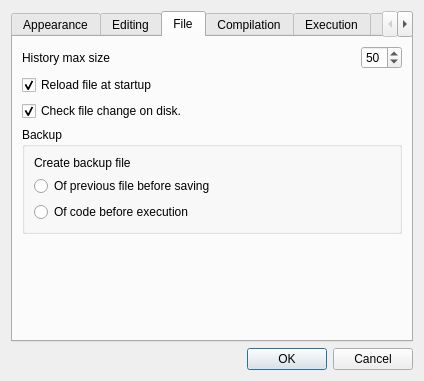
<?xml version="1.0" encoding="UTF-8"?>
<ui version="4.0">
 <class>PreferenceDialog</class>
 <widget class="QDialog" name="PreferenceDialog">
  <property name="geometry">
   <rect>
    <x>0</x>
    <y>0</y>
    <width>424</width>
    <height>368</height>
   </rect>
  </property>
  <property name="windowTitle">
   <string>Preferences</string>
  </property>
  <layout class="QVBoxLayout" name="verticalLayout_4">
   <item>
    <widget class="QTabWidget" name="prefTab">
     <property name="currentIndex">
      <number>2</number>
     </property>
     <widget class="QWidget" name="tabAppearance">
      <attribute name="title">
       <string>Appearance</string>
      </attribute>
      <layout class="QVBoxLayout" name="verticalLayout_2">
       <item>
        <widget class="QGroupBox" name="groupBox">
         <property name="title">
          <string>ToolBar</string>
         </property>
         <layout class="QHBoxLayout" name="horizontalLayout">
          <item>
           <widget class="QLabel" name="label">
            <property name="text">
             <string>Show</string>
            </property>
           </widget>
          </item>
          <item>
           <spacer name="horizontalSpacer">
            <property name="orientation">
             <enum>Qt::Horizontal</enum>
            </property>
            <property name="sizeHint" stdset="0">
             <size>
              <width>95</width>
              <height>20</height>
             </size>
            </property>
           </spacer>
          </item>
          <item>
           <widget class="QComboBox" name="toolbarAppEdit">
            <item>
             <property name="text">
              <string>Icons</string>
             </property>
            </item>
            <item>
             <property name="text">
              <string>Texts</string>
             </property>
            </item>
            <item>
             <property name="text">
              <string>Icons and texts</string>
             </property>
            </item>
            <item>
             <property name="text">
              <string>Texts below icons</string>
             </property>
            </item>
           </widget>
          </item>
         </layout>
        </widget>
       </item>
       <item>
        <widget class="QGroupBox" name="groupBox_2">
         <property name="title">
          <string>Text Editor</string>
         </property>
         <layout class="QGridLayout" name="gridLayout">
          <item row="0" column="0">
           <widget class="QLabel" name="label_2">
            <property name="text">
             <string>Font Family</string>
            </property>
           </widget>
          </item>
          <item row="0" column="1">
           <spacer name="horizontalSpacer_2">
            <property name="orientation">
             <enum>Qt::Horizontal</enum>
            </property>
            <property name="sizeHint" stdset="0">
             <size>
              <width>52</width>
              <height>20</height>
             </size>
            </property>
           </spacer>
          </item>
          <item row="0" column="2">
           <widget class="QFontComboBox" name="fontFamilyEdit">
            <property name="currentFont">
             <font>
              <family>Abadi MT Condensed Extra Bold</family>
             </font>
            </property>
           </widget>
          </item>
          <item row="1" column="0">
           <widget class="QLabel" name="label_3">
            <property name="text">
             <string>Font Size</string>
            </property>
           </widget>
          </item>
          <item row="1" column="1">
           <spacer name="horizontalSpacer_3">
            <property name="orientation">
             <enum>Qt::Horizontal</enum>
            </property>
            <property name="sizeHint" stdset="0">
             <size>
              <width>52</width>
              <height>20</height>
             </size>
            </property>
           </spacer>
          </item>
          <item row="1" column="2">
           <widget class="QSpinBox" name="fontSizeEdit">
            <property name="minimum">
             <number>6</number>
            </property>
            <property name="maximum">
             <number>20</number>
            </property>
            <property name="value">
             <number>8</number>
            </property>
           </widget>
          </item>
         </layout>
        </widget>
       </item>
       <item>
        <spacer name="verticalSpacer">
         <property name="orientation">
          <enum>Qt::Vertical</enum>
         </property>
         <property name="sizeHint" stdset="0">
          <size>
           <width>20</width>
           <height>22</height>
          </size>
         </property>
        </spacer>
       </item>
      </layout>
     </widget>
     <widget class="QWidget" name="tabEditing">
      <attribute name="title">
       <string>Editing</string>
      </attribute>
      <layout class="QVBoxLayout" name="verticalLayout_5">
       <item>
        <widget class="QGroupBox" name="groupBox_4">
         <property name="title">
          <string>Tabulation</string>
         </property>
         <layout class="QGridLayout" name="gridLayout_2">
          <item row="0" column="0" colspan="2">
           <widget class="QCheckBox" name="spaceForTabEdit">
            <property name="text">
             <string>Replace by spaces</string>
            </property>
           </widget>
          </item>
          <item row="1" column="0">
           <widget class="QLabel" name="label_4">
            <property name="text">
             <string>Tab size</string>
            </property>
           </widget>
          </item>
          <item row="1" column="1">
           <spacer name="horizontalSpacer_4">
            <property name="orientation">
             <enum>Qt::Horizontal</enum>
            </property>
            <property name="sizeHint" stdset="0">
             <size>
              <width>143</width>
              <height>20</height>
             </size>
            </property>
           </spacer>
          </item>
          <item row="1" column="2">
           <widget class="QSpinBox" name="tabSizeEdit">
            <property name="minimum">
             <number>1</number>
            </property>
            <property name="value">
             <number>2</number>
            </property>
           </widget>
          </item>
         </layout>
        </widget>
       </item>
       <item>
        <spacer name="verticalSpacer_4">
         <property name="orientation">
          <enum>Qt::Vertical</enum>
         </property>
         <property name="sizeHint" stdset="0">
          <size>
           <width>20</width>
           <height>90</height>
          </size>
         </property>
        </spacer>
       </item>
      </layout>
     </widget>
     <widget class="QWidget" name="tabFile">
      <attribute name="title">
       <string>File</string>
      </attribute>
      <layout class="QGridLayout" name="gridLayout_3">
       <item row="0" column="0">
        <widget class="QLabel" name="label_5">
         <property name="text">
          <string>History max size</string>
         </property>
        </widget>
       </item>
       <item row="0" column="1">
        <spacer name="horizontalSpacer_5">
         <property name="orientation">
          <enum>Qt::Horizontal</enum>
         </property>
         <property name="sizeHint" stdset="0">
          <size>
           <width>123</width>
           <height>20</height>
          </size>
         </property>
        </spacer>
       </item>
       <item row="0" column="2">
        <widget class="QSpinBox" name="historySizeEdit">
         <property name="minimum">
          <number>1</number>
         </property>
         <property name="value">
          <number>50</number>
         </property>
        </widget>
       </item>
       <item row="1" column="0" colspan="2">
        <widget class="QCheckBox" name="startupReloadEdit">
         <property name="text">
          <string>Reload file at startup</string>
         </property>
         <property name="checked">
          <bool>true</bool>
         </property>
        </widget>
       </item>
       <item row="2" column="0" colspan="2">
        <widget class="QCheckBox" name="fileMonitoringEdit">
         <property name="text">
          <string>Check file change on disk.</string>
         </property>
         <property name="checked">
          <bool>true</bool>
         </property>
        </widget>
       </item>
       <item row="3" column="0" colspan="3">
        <widget class="QGroupBox" name="groupBox_7">
         <property name="title">
          <string>Backup</string>
         </property>
         <layout class="QVBoxLayout" name="verticalLayout">
          <item>
           <widget class="QLabel" name="label_6">
            <property name="text">
             <string>Create backup file</string>
            </property>
           </widget>
          </item>
          <item>
           <widget class="QRadioButton" name="fileBackupEdit">
            <property name="text">
             <string>Of previous file before saving</string>
            </property>
            <property name="autoExclusive">
             <bool>false</bool>
            </property>
           </widget>
          </item>
          <item>
           <widget class="QRadioButton" name="codeBackupEdit">
            <property name="text">
             <string>Of code before execution</string>
            </property>
            <property name="autoExclusive">
             <bool>false</bool>
            </property>
           </widget>
          </item>
         </layout>
        </widget>
       </item>
       <item row="4" column="1">
        <spacer name="verticalSpacer_3">
         <property name="orientation">
          <enum>Qt::Vertical</enum>
         </property>
         <property name="sizeHint" stdset="0">
          <size>
           <width>20</width>
           <height>3</height>
          </size>
         </property>
        </spacer>
       </item>
      </layout>
     </widget>
     <widget class="QWidget" name="tab">
      <attribute name="title">
       <string>Compilation</string>
      </attribute>
      <layout class="QVBoxLayout" name="verticalLayout_6">
       <item>
        <widget class="QGroupBox" name="groupBox_6">
         <property name="title">
          <string>Parsing</string>
         </property>
         <layout class="QHBoxLayout" name="horizontalLayout_4">
          <item>
           <widget class="QCheckBox" name="pycodeDebugEdit">
            <property name="text">
             <string>Show python code for debug.</string>
            </property>
           </widget>
          </item>
         </layout>
        </widget>
       </item>
       <item>
        <widget class="QGroupBox" name="groupBox_8">
         <property name="title">
          <string>Cython</string>
         </property>
         <layout class="QHBoxLayout" name="horizontalLayout_5">
          <property name="spacing">
           <number>0</number>
          </property>
          <item>
           <widget class="QLabel" name="label_7">
            <property name="text">
             <string>GCC Path</string>
            </property>
           </widget>
          </item>
          <item>
           <widget class="QLineEdit" name="gccPathEdit">
            <property name="sizePolicy">
             <sizepolicy hsizetype="Maximum" vsizetype="Fixed">
              <horstretch>2</horstretch>
              <verstretch>0</verstretch>
             </sizepolicy>
            </property>
           </widget>
          </item>
          <item>
           <widget class="QPushButton" name="gccPathButton">
            <property name="sizePolicy">
             <sizepolicy hsizetype="Fixed" vsizetype="Fixed">
              <horstretch>0</horstretch>
              <verstretch>0</verstretch>
             </sizepolicy>
            </property>
            <property name="maximumSize">
             <size>
              <width>30</width>
              <height>16777215</height>
             </size>
            </property>
            <property name="text">
             <string>...</string>
            </property>
           </widget>
          </item>
         </layout>
        </widget>
       </item>
       <item>
        <spacer name="verticalSpacer_5">
         <property name="orientation">
          <enum>Qt::Vertical</enum>
         </property>
         <property name="sizeHint" stdset="0">
          <size>
           <width>18</width>
           <height>54</height>
          </size>
         </property>
        </spacer>
       </item>
      </layout>
     </widget>
     <widget class="QWidget" name="tabExecution">
      <attribute name="title">
       <string>Execution</string>
      </attribute>
      <layout class="QVBoxLayout" name="verticalLayout_3">
       <item>
        <widget class="QGroupBox" name="groupBox_3">
         <property name="title">
          <string>Threading</string>
         </property>
         <layout class="QHBoxLayout" name="horizontalLayout_2">
          <item>
           <widget class="QCheckBox" name="useThreadEdit">
            <property name="text">
             <string>Use thread (Experimental).</string>
            </property>
           </widget>
          </item>
         </layout>
        </widget>
       </item>
       <item>
        <widget class="QGroupBox" name="visuCheckBoxLayout">
         <property name="title">
          <string>Visualization</string>
         </property>
         <layout class="QVBoxLayout" name="verticalLayout_9">
          <item>
           <widget class="QCheckBox" name="fitViewAnimateEdit">
            <property name="text">
             <string>Fit last view before Animation.</string>
            </property>
            <property name="checked">
             <bool>true</bool>
            </property>
           </widget>
          </item>
          <item>
           <widget class="QCheckBox" name="fitViewRunEdit">
            <property name="text">
             <string>Fit view before Run and Step.</string>
            </property>
            <property name="checked">
             <bool>true</bool>
            </property>
           </widget>
          </item>
          <item>
           <widget class="QCheckBox" name="integratedViewEdit">
            <property name="text">
             <string>Integrated viewer</string>
            </property>
           </widget>
          </item>
          <item>
           <widget class="QCheckBox" name="visuInfoEdit">
            <property name="text">
             <string>Display info at run</string>
            </property>
           </widget>
          </item>
         </layout>
        </widget>
       </item>
       <item>
        <widget class="QGroupBox" name="textOutputBox">
         <property name="title">
          <string>Text Output</string>
         </property>
         <layout class="QVBoxLayout" name="verticalLayout_10">
          <property name="spacing">
           <number>0</number>
          </property>
          <property name="topMargin">
           <number>4</number>
          </property>
          <property name="bottomMargin">
           <number>4</number>
          </property>
          <item>
           <widget class="QRadioButton" name="LPyConsoleButton">
            <property name="text">
             <string>LPy Console</string>
            </property>
            <property name="checked">
             <bool>true</bool>
            </property>
            <property name="autoExclusive">
             <bool>false</bool>
            </property>
           </widget>
          </item>
          <item>
           <widget class="QRadioButton" name="systemConsoleButton">
            <property name="text">
             <string>System Console</string>
            </property>
            <property name="checked">
             <bool>false</bool>
            </property>
            <property name="autoExclusive">
             <bool>false</bool>
            </property>
           </widget>
          </item>
         </layout>
        </widget>
       </item>
       <item>
        <spacer name="verticalSpacer_2">
         <property name="orientation">
          <enum>Qt::Vertical</enum>
         </property>
         <property name="sizeHint" stdset="0">
          <size>
           <width>20</width>
           <height>3</height>
          </size>
         </property>
        </spacer>
       </item>
      </layout>
     </widget>
     <widget class="QWidget" name="profilingTab">
      <attribute name="title">
       <string>Profiling</string>
      </attribute>
      <layout class="QVBoxLayout" name="verticalLayout_8">
       <item>
        <widget class="QGroupBox" name="groupBox_9">
         <property name="title">
          <string>Visualisation</string>
         </property>
         <layout class="QVBoxLayout" name="verticalLayout_7">
          <item>
           <widget class="QRadioButton" name="profilingAnimatedButton">
            <property name="text">
             <string>Animated Mode</string>
            </property>
           </widget>
          </item>
          <item>
           <widget class="QRadioButton" name="profilingFinalPlotButton">
            <property name="text">
             <string>Final plot</string>
            </property>
            <property name="checked">
             <bool>true</bool>
            </property>
           </widget>
          </item>
          <item>
           <widget class="QRadioButton" name="profilingNoPlotButton">
            <property name="text">
             <string>No plot</string>
            </property>
           </widget>
          </item>
         </layout>
        </widget>
       </item>
       <item>
        <spacer name="verticalSpacer_6">
         <property name="orientation">
          <enum>Qt::Vertical</enum>
         </property>
         <property name="sizeHint" stdset="0">
          <size>
           <width>20</width>
           <height>71</height>
          </size>
         </property>
        </spacer>
       </item>
      </layout>
     </widget>
    </widget>
   </item>
   <item>
    <widget class="QDialogButtonBox" name="buttonBox">
     <property name="orientation">
      <enum>Qt::Horizontal</enum>
     </property>
     <property name="standardButtons">
      <set>QDialogButtonBox::Cancel|QDialogButtonBox::Ok</set>
     </property>
    </widget>
   </item>
  </layout>
 </widget>
 <resources/>
 <connections>
  <connection>
   <sender>buttonBox</sender>
   <signal>accepted()</signal>
   <receiver>PreferenceDialog</receiver>
   <slot>accept()</slot>
   <hints>
    <hint type="sourcelabel">
     <x>248</x>
     <y>254</y>
    </hint>
    <hint type="destinationlabel">
     <x>157</x>
     <y>274</y>
    </hint>
   </hints>
  </connection>
  <connection>
   <sender>buttonBox</sender>
   <signal>rejected()</signal>
   <receiver>PreferenceDialog</receiver>
   <slot>reject()</slot>
   <hints>
    <hint type="sourcelabel">
     <x>316</x>
     <y>260</y>
    </hint>
    <hint type="destinationlabel">
     <x>286</x>
     <y>274</y>
    </hint>
   </hints>
  </connection>
 </connections>
</ui>
